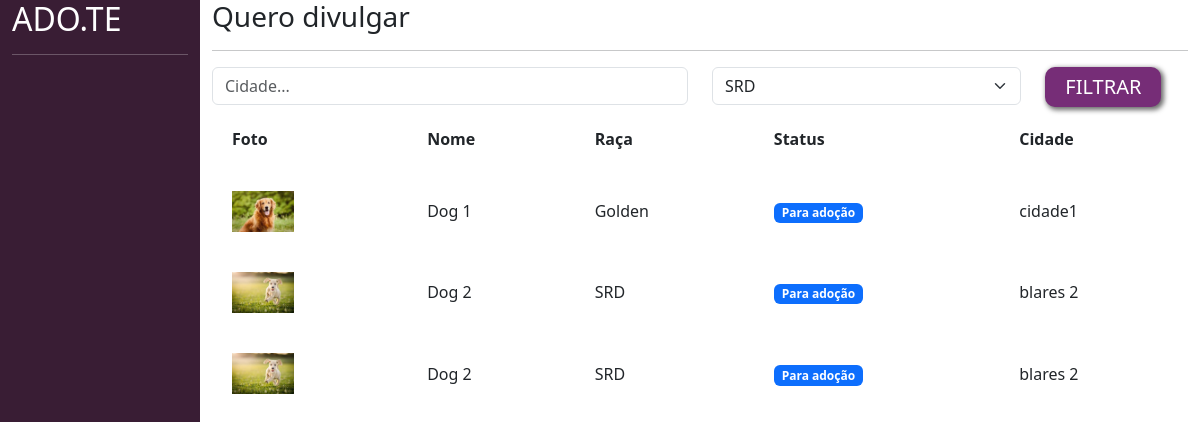
The page /adotar/ (signed in) on the database as committed earlier.
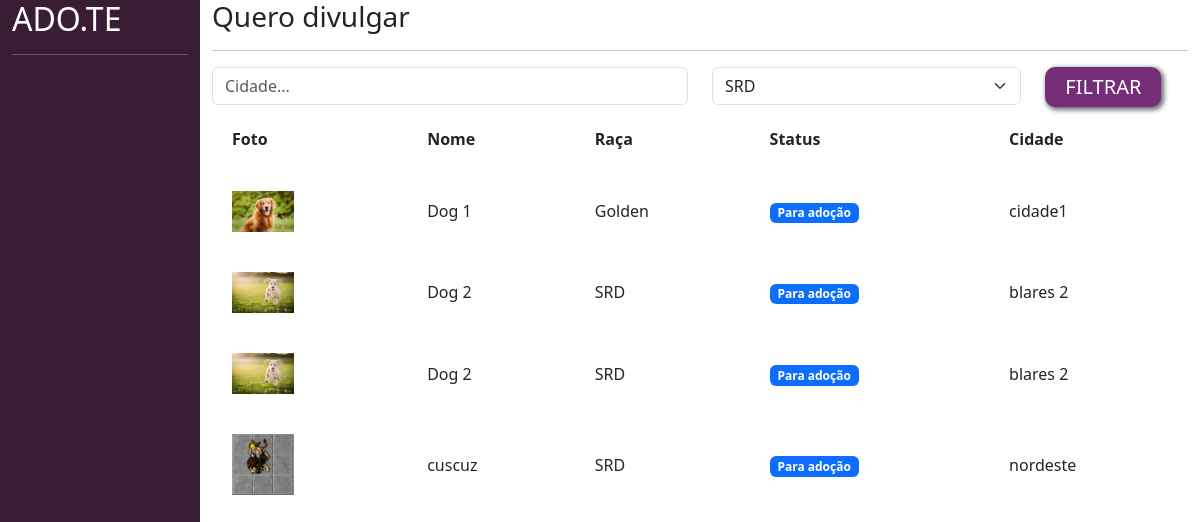
The same page on the database as committed later.
### divulgar/models.py (models this page shows, shortened)
class Pet(models.Model):
    choices_status = (('P', 'Para adoção'),
                      ('A', 'Adotado'))
    usuario = models.ForeignKey(User, on_delete=models.DO_NOTHING)
    foto = models.ImageField(upload_to="fotos_pets")
    nome = models.CharField(max_length=100)
    descricao = models.TextField()
    estado = models.CharField(max_length=50)
    cidade = models.CharField(max_length=50)
    telefone = models.CharField(max_length=50)
    tags = models.ManyToManyField(Tag)
    raca = models.ForeignKey(Raca, on_delete=models.DO_NOTHING)
    status = models.CharField(max_length=1, choices=choices_status, default='P')

class Raca(models.Model):
  raca = models.CharField(max_length=50)
  def __str__(self):
    return self.raca

### adotar/views.py (the view)
# urls.py: path('', views.listar_pets, name="listar_pets"),
@login_required
def listar_pets(request):
    if request.method == "GET":
        pets = Pet.objects.filter(status="P")
        racas = Raca.objects.all()
        cidade = request.GET.get('cidade')
        raca_filter = request.GET.get('raca')
        if cidade:
            pets = pets.filter(cidade__icontains=cidade)    #isso serve para quando precisa pesquisar algo, mas por caracteres
        if raca_filter:
            pets = pets.filter(raca__id=raca_filter)       #filtrar pelo ID do pet
            raca_filter = Raca.objects.get(id=raca_filter)
        return render(request, 'listar_pets.html', {'pets': pets, 'racas': racas, 'cidade':cidade, 'raca_filter':raca_filter})

### adotar/templates/listar_pets.html (shortened to what this page needs)
{% load static %}
<!doctype html>
<html lang="pt-BR">
    <head>
    <link href="https://cdn.jsdelivr.net/npm/bootstrap@5.3.0-alpha1/dist/css/bootstrap.min.css" rel="stylesheet">
    <link href="{% static 'usuarios/css/cadastro.css' %}" rel="stylesheet">
    <link href="{% static 'adotar/css/listar_pets.css' %}" rel="stylesheet">
    </head>
    <body>
        <div class="container-fluid">
            <div class="row">
                <div class="col-md-2 bg-side sidebar">
                    <h2>ADO.TE</h2>
                    <hr>
                </div>
                <div class="col-md">
                    <div class="wrapper">
                        <div class="box width80">
                            <h3 class="font-vinho">Quero divulgar</h3>
                            <hr>
                            <form action="" method="">
                                <div class="row">
                                    <div class="col-md-6">
                                        <input type="text" placeholder="Cidade..." value="{% if cidade %} {{cidade}}{% endif %}" name="cidade" class="form-control">
                                    </div>
                                    <div class="col-md-4">
                                        <select class="form-select" name="raca">
                                          {% for raca in racas %}
                                          <option {% if raca_filter.id == raca.id%} selected {% endif %} value="{{raca.id}}">{{raca}}</option>
                                          {% endfor%}
                                        </select>
                                    </div>
                                    <div class="col-md-2">
                                        <input type="submit" class="btn-custom-secondary" value="FILTRAR">
                                    </div>
                                </div>
                            </form>
                             <table class="tabela" cellpadding="20">
                                <tr>
                                    <th>Foto</th>
                                    <th>Nome</th>
                                    <th>Raça</th>
                                    <th>Status</th>
                                    <th>Cidade</th>
                                </tr>
                                {% for pet in pets%}
                                    <tr class="tabela-linha">
                                        <td width="20%">
                                            <a href="{% url 'ver_pet' pet.id %}"><img width="40%" src="{{pet.foto.url}}"></a>
                                        </td>
                                        <td>
                                            {{pet.nome}}
                                        </td>
                                        <td>
                                            {{pet.raca}}
                                        </td>
                                        <td>
                                            {% if pet.status == "P" %}
                                                <span class="badge text-bg-primary">Para adoção</span>
                                            {% elif pet.status == "A" %}
                                                <span class="badge text-bg-success">Adotado</span>
                                            {% endif%}
                                        </td>
                                        <td>
                                            {{pet.cidade}}
                                        </td>
                                    </tr>
                                {% endfor %}
                            </table>
                        </div>
                    </div>
                </div>
            </div>
        </div>
    </body>
</html>

### templates/static/usuarios/css/cadastro.css (style rules this page uses)
.bg-side { background-color: #391D34; color: white; height: 100vh; }

### templates/static/adotar/css/listar_pets.css (style rules this page uses)
.btn-custom-secondary { background-color: #762D77; border: none; box-shadow: 2px 2px 5px 1px rgb(108, 108, 108); color: white; font-size: 20px; padding: 5px 20px 5px 20px; border-radius: 10px; }

Rows that differ between the two databases and show on the page:
added Pet: foto (picture), nome "cuscuz", raca "SRD", status "Para adoção", cidade "nordeste"
